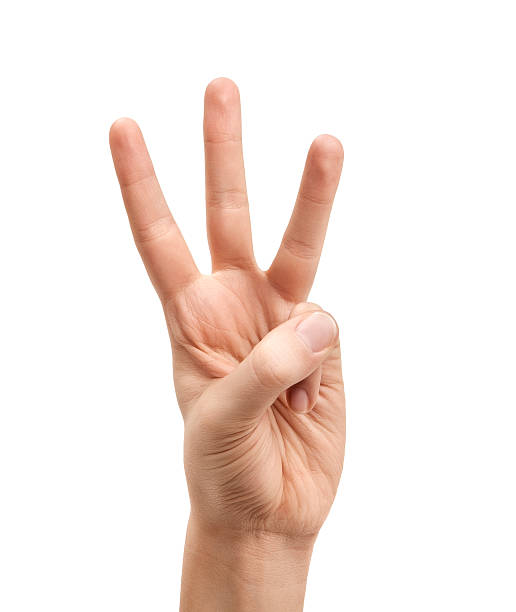
#> input picture reference/Wsign2.jpg, 516 x 612 px
$ python Pipeline.py
#> lines starting #> are read from the running program, lines starting #| are printed output that depends on the picture; after the words box and inside, x2 and y2 are one past the last pixel; in counts of white or black regions, pixels touching at a corner belong together
### PreProcessing.py
import cv2 as cv
import numpy as np
from copy import copy
from PIL import Image
import math


# [6 lines left out: function binarize, not called in this run]


def convertToSingleChannel(img: Image):
    singleChannel = img
    if len(img.split()) == 3:
        singleChannel = img.convert('L')  # convert to single channel
        print("converted to single channel")
    return singleChannel


# [16 lines left out: function grayScale, not called in this run]
    # this should add to the list of versions in the hand


def invertColor(img: Image):
    threshold: int = 100
    width, height = img.size  # get the size of the image
    for x in range(0, width):
        for y in range(0, height):
            if img.getpixel((x, y)) <= threshold:
                img.putpixel((x, y), 255)
            elif img.getpixel((x, y)) >= threshold:
                img.putpixel((x, y), 0)
    return img


def downSize(array: np.ndarray, scale: float):
    array = np.array(array)
    scaled_f_down = cv.resize(array, None, fx=scale, fy=scale, interpolation=cv.INTER_LINEAR)
    return Image.fromarray(scaled_f_down)


# [76 lines left out: functions old_blur_gaussian, threshold_otsu, removeOtherStuff, not called in this run]


# [7 lines of commented-out code are left out]

### Pipeline.py
import cv2 as cv
import numpy as np
from copy import copy
from PIL import Image
from PIL import ImageDraw
import pandas as pd
import math
import PreProcessing
import Extraction
import Colors


def main():

    # LOAD IMAGE
    image = Image.fromarray(cv.imread('reference/Wsign2.jpg'))
#> image is the input picture: PIL image 516x612 RGB; mean R, G, B 226.4, 232.3, 245
    print("loaded image: W")

    image = PreProcessing.downSize(image, 0.4)

    cv.imshow("downsized", np.array(image))
    print("downsized")

    # GAUSSIAN BLUR
    # img_blurred = blur_gaussian(img_color)

    # GRAYSCALE
    array_grayscale = cv.cvtColor(np.array(image), cv.COLOR_BGR2GRAY)
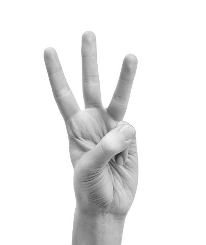
#> array_grayscale: shape (245, 206); min 40, max 255, mean 235.4
    cv.imshow("grayscaled", array_grayscale)
    print("grayscaled the image")

    # THRESHOLDING
    ret, array_thresh = cv.threshold(array_grayscale, 240, 255, 0)
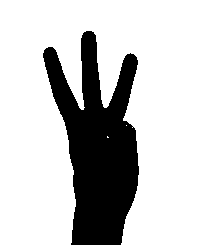
#> array_thresh: shape (245, 206); 77.1% white; 1 black region, box (x1, y1, x2, y2) and area: (43, 31, 139, 245) 11550
    cv.imshow("thresholded", array_thresh)
    print("thresholded the image")

    # CONVERT TO SINGLE CHANNEL
    thresholded = PreProcessing.convertToSingleChannel(Image.fromarray(array_thresh))
    print("converted to single channel")

    # INVERT COLORS
    inverted = PreProcessing.invertColor(thresholded)
    array_inverted = np.array(inverted)
    cv.imshow("inverted", array_inverted)
    print("inverted the colors of the image")


#> (the run stopped early here; a loop or call above may not have finished)
